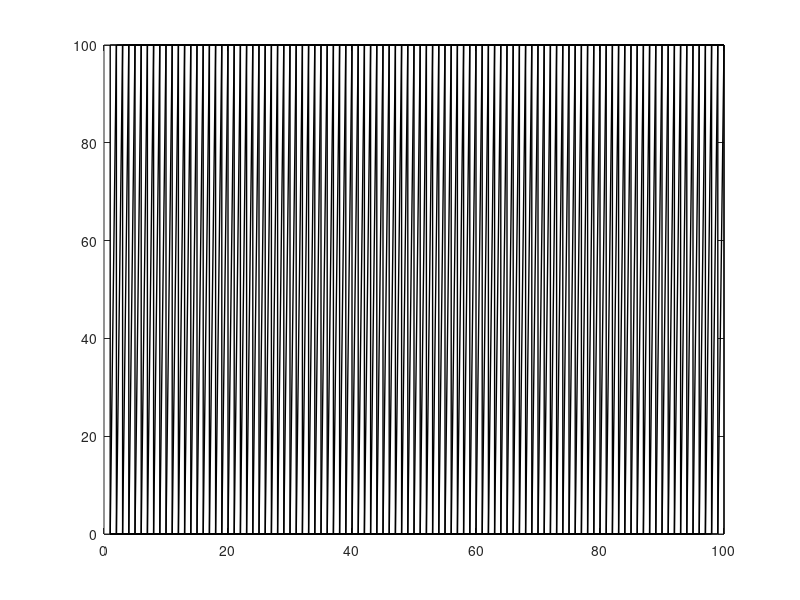
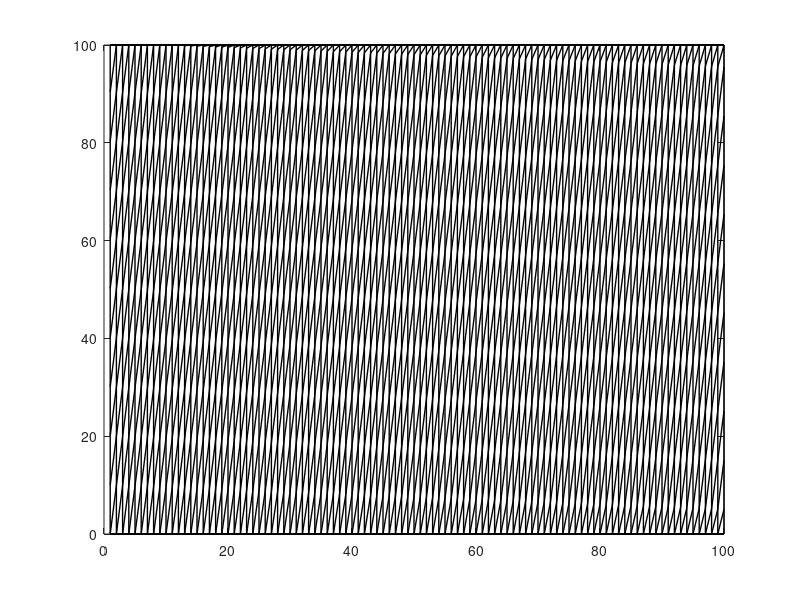

Recreate these plots in MATLAB, in order.
clear all

% Plotting vertical lines
x = 1:100;
figure()
plot([x; x], [max(x) * zeros(1, length(x))*min(ylim); max(x) * ones(1, length(x))*max(ylim)], "Color", [0,0,0], "LineWidth", 1)

% Plotting the inclined lines
slope = 1;
%slope = tan((90 - 45)/180 * pi)
min = -100 * abs(slope - 1) + 1;
for con=min:100
    k = slope * x + con;
    %y = slope * x + con;
    y(k > max(x)) = max(x);
    y(k < 0) = 0;
    hold on
    plot(x, y, "LineWidth", 1, "Color", [0,0,0])
end

%% 
clear all

% Plotting vertical lines
x = 1:100;
figure()
plot([x; x], [max(x) * zeros(1, length(x))*min(ylim); max(x) * ones(1, length(x))*max(ylim)], "Color", [0,0,0], "LineWidth", 1)

% Plotting the inclined lines
slope = 10;
angle = atand(slope);
%slope = tan(deg2rad(90 - angle))
%min = -100 * abs(slope - 1) + 1
c = 1 / cos(deg2rad(angle))
for con=-slope * 100:100
    k = slope * x + c * con;
    y = slope * x + c * con;
    y(k > max(x)) = max(x);
    y(k < 0) = 0;
    hold on
    plot(x, y, "LineWidth", 1, "Color", [0,0,0])
end
    